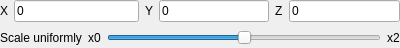
<?xml version="1.0" encoding="UTF-8"?>
<ui version="4.0">
 <class>VectorWidget</class>
 <widget class="QWidget" name="VectorWidget">
  <property name="geometry">
   <rect>
    <x>0</x>
    <y>0</y>
    <width>400</width>
    <height>48</height>
   </rect>
  </property>
  <property name="windowTitle">
   <string>Form</string>
  </property>
  <layout class="QVBoxLayout" name="verticalLayout">
   <property name="leftMargin">
    <number>0</number>
   </property>
   <property name="topMargin">
    <number>0</number>
   </property>
   <property name="rightMargin">
    <number>0</number>
   </property>
   <property name="bottomMargin">
    <number>0</number>
   </property>
   <item>
    <layout class="QHBoxLayout" name="Numbers">
     <item>
      <widget class="QLabel" name="labelX">
       <property name="text">
        <string>X</string>
       </property>
      </widget>
     </item>
     <item>
      <layout class="QHBoxLayout" name="xBlock">
       <item>
        <widget class="QLineEdit" name="leX">
         <property name="text">
          <string>0</string>
         </property>
        </widget>
       </item>
      </layout>
     </item>
     <item>
      <layout class="QHBoxLayout" name="yBlock">
       <property name="leftMargin">
        <number>0</number>
       </property>
       <item>
        <widget class="QLabel" name="labelY">
         <property name="text">
          <string>Y</string>
         </property>
        </widget>
       </item>
       <item>
        <widget class="QLineEdit" name="leY">
         <property name="text">
          <string>0</string>
         </property>
        </widget>
       </item>
      </layout>
     </item>
     <item>
      <layout class="QHBoxLayout" name="zBlock">
       <property name="leftMargin">
        <number>0</number>
       </property>
       <item>
        <widget class="QLabel" name="labelZ">
         <property name="text">
          <string>Z</string>
         </property>
        </widget>
       </item>
       <item>
        <widget class="QLineEdit" name="leZ">
         <property name="text">
          <string>0</string>
         </property>
        </widget>
       </item>
      </layout>
     </item>
    </layout>
   </item>
   <item>
    <widget class="QWidget" name="Scale" native="true">
     <layout class="QHBoxLayout" name="horizontalLayout">
      <property name="leftMargin">
       <number>0</number>
      </property>
      <property name="topMargin">
       <number>0</number>
      </property>
      <property name="rightMargin">
       <number>0</number>
      </property>
      <property name="bottomMargin">
       <number>0</number>
      </property>
      <item>
       <widget class="QLabel" name="label">
        <property name="text">
         <string>Scale uniformly</string>
        </property>
       </widget>
      </item>
      <item>
       <widget class="QLabel" name="label_2">
        <property name="text">
         <string>x0</string>
        </property>
       </widget>
      </item>
      <item>
       <widget class="QSlider" name="sliderScale">
        <property name="maximum">
         <number>20</number>
        </property>
        <property name="singleStep">
         <number>1</number>
        </property>
        <property name="value">
         <number>10</number>
        </property>
        <property name="sliderPosition">
         <number>10</number>
        </property>
        <property name="tracking">
         <bool>true</bool>
        </property>
        <property name="orientation">
         <enum>Qt::Horizontal</enum>
        </property>
        <property name="invertedAppearance">
         <bool>false</bool>
        </property>
        <property name="invertedControls">
         <bool>false</bool>
        </property>
        <property name="tickPosition">
         <enum>QSlider::NoTicks</enum>
        </property>
       </widget>
      </item>
      <item>
       <widget class="QLabel" name="label_3">
        <property name="text">
         <string>x2</string>
        </property>
       </widget>
      </item>
     </layout>
    </widget>
   </item>
  </layout>
 </widget>
 <resources/>
 <connections>
  <connection>
   <sender>leX</sender>
   <signal>editingFinished()</signal>
   <receiver>VectorWidget</receiver>
   <slot>onXChanged()</slot>
   <hints>
    <hint type="sourcelabel">
     <x>90</x>
     <y>19</y>
    </hint>
    <hint type="destinationlabel">
     <x>72</x>
     <y>190</y>
    </hint>
   </hints>
  </connection>
  <connection>
   <sender>leY</sender>
   <signal>editingFinished()</signal>
   <receiver>VectorWidget</receiver>
   <slot>onYChanged()</slot>
   <hints>
    <hint type="sourcelabel">
     <x>221</x>
     <y>18</y>
    </hint>
    <hint type="destinationlabel">
     <x>206</x>
     <y>133</y>
    </hint>
   </hints>
  </connection>
  <connection>
   <sender>leZ</sender>
   <signal>editingFinished()</signal>
   <receiver>VectorWidget</receiver>
   <slot>onZChanged()</slot>
   <hints>
    <hint type="sourcelabel">
     <x>351</x>
     <y>14</y>
    </hint>
    <hint type="destinationlabel">
     <x>358</x>
     <y>202</y>
    </hint>
   </hints>
  </connection>
  <connection>
   <sender>sliderScale</sender>
   <signal>valueChanged(int)</signal>
   <receiver>VectorWidget</receiver>
   <slot>onSliderMoved(int)</slot>
   <hints>
    <hint type="sourcelabel">
     <x>248</x>
     <y>52</y>
    </hint>
    <hint type="destinationlabel">
     <x>284</x>
     <y>210</y>
    </hint>
   </hints>
  </connection>
  <connection>
   <sender>sliderScale</sender>
   <signal>sliderPressed()</signal>
   <receiver>VectorWidget</receiver>
   <slot>onScaleBegin()</slot>
   <hints>
    <hint type="sourcelabel">
     <x>296</x>
     <y>46</y>
    </hint>
    <hint type="destinationlabel">
     <x>317</x>
     <y>171</y>
    </hint>
   </hints>
  </connection>
  <connection>
   <sender>sliderScale</sender>
   <signal>sliderReleased()</signal>
   <receiver>VectorWidget</receiver>
   <slot>onScaleEnd()</slot>
   <hints>
    <hint type="sourcelabel">
     <x>174</x>
     <y>56</y>
    </hint>
    <hint type="destinationlabel">
     <x>173</x>
     <y>173</y>
    </hint>
   </hints>
  </connection>
 </connections>
 <slots>
  <slot>onXChanged()</slot>
  <slot>onYChanged()</slot>
  <slot>onZChanged()</slot>
  <slot>onSliderMoved(int)</slot>
  <slot>onScaleBegin()</slot>
  <slot>onScaleEnd()</slot>
 </slots>
</ui>
